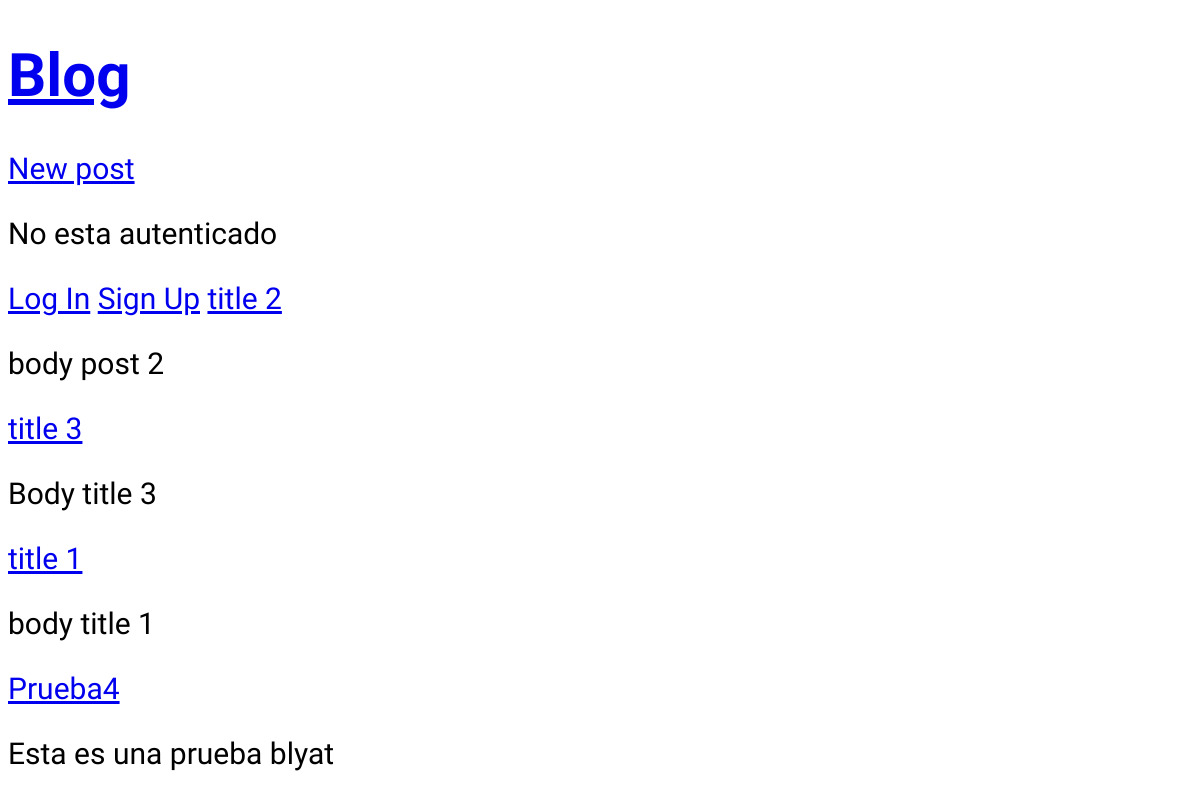
The app's page /, older data.
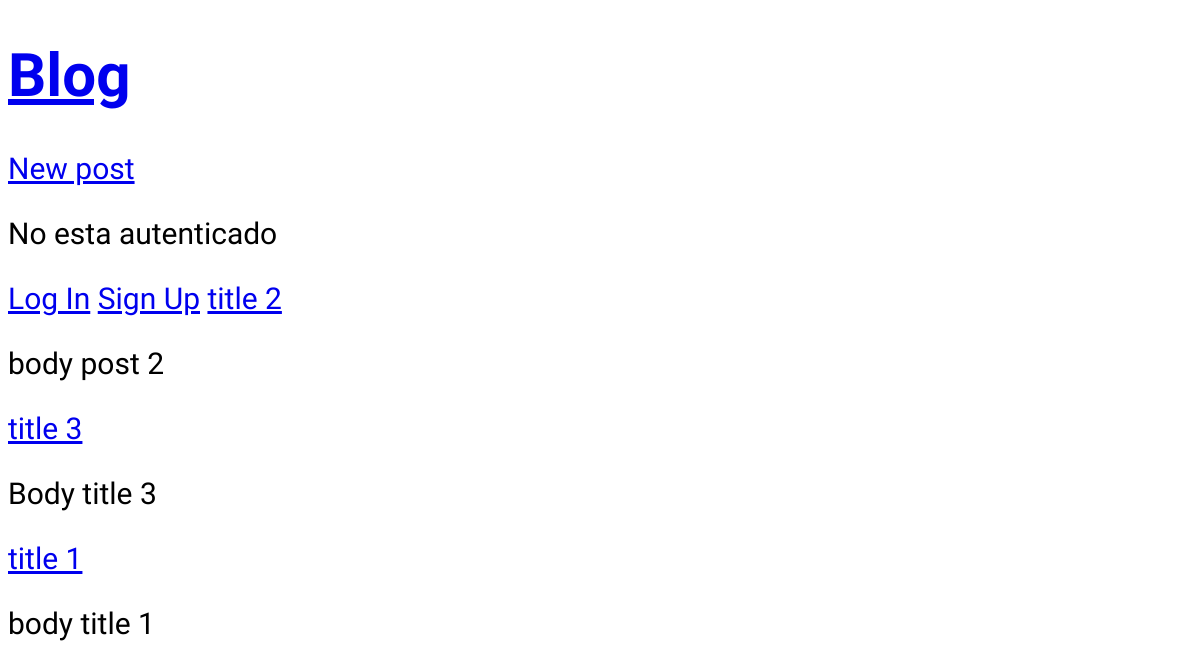
The same page, newer data.
### blogs/models.py (models this page shows, shortened)
class Post(models.Model):
    title = models.CharField(max_length=200)
    body = models.TextField()
    author = models.ForeignKey("auth.User",
         on_delete = models.CASCADE,
         )

### blogs/views.py (the view)
# urls.py: path("", BlogListView.as_view(), name="home"),
class BlogListView(ListView):
    model = Post
    template_name = "home.html"

### templates/home.html
{% extends "base.html" %}
{% block content %}
    {% for post in post_list %}
        <a href="{% url 'post_detail' post.pk %}"> {{ post.title }} </a>
        <p>{{ post.body }}</p>
    {% endfor %}
{% endblock content %}

Row changes from the older to the newer data that the page shows:
removed Post: title "Prueba4", body "Esta es una prueba blyat"
